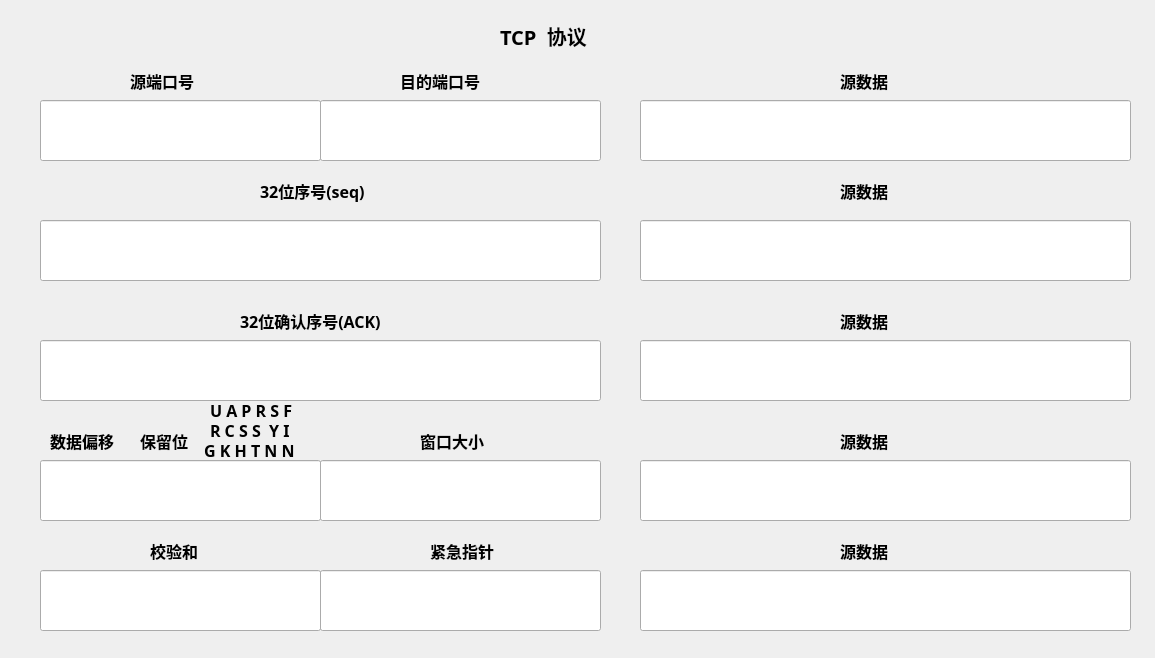
<?xml version="1.0" encoding="UTF-8"?>
<ui version="4.0">
 <class>tcp</class>
 <widget class="QWidget" name="tcp">
  <property name="geometry">
   <rect>
    <x>0</x>
    <y>0</y>
    <width>1155</width>
    <height>658</height>
   </rect>
  </property>
  <property name="windowTitle">
   <string>Form</string>
  </property>
  <widget class="QLabel" name="label">
   <property name="geometry">
    <rect>
     <x>500</x>
     <y>0</y>
     <width>131</width>
     <height>71</height>
    </rect>
   </property>
   <property name="font">
    <font>
     <family>Microsoft YaHei</family>
     <pointsize>15</pointsize>
     <weight>75</weight>
     <bold>true</bold>
    </font>
   </property>
   <property name="text">
    <string>TCP  协议</string>
   </property>
  </widget>
  <widget class="QLineEdit" name="sport">
   <property name="geometry">
    <rect>
     <x>40</x>
     <y>100</y>
     <width>281</width>
     <height>61</height>
    </rect>
   </property>
   <property name="font">
    <font>
     <family>Microsoft YaHei</family>
     <pointsize>16</pointsize>
     <weight>50</weight>
     <bold>false</bold>
    </font>
   </property>
   <property name="focusPolicy">
    <enum>Qt::NoFocus</enum>
   </property>
   <property name="alignment">
    <set>Qt::AlignCenter</set>
   </property>
   <property name="readOnly">
    <bool>true</bool>
   </property>
  </widget>
  <widget class="QLineEdit" name="dport">
   <property name="geometry">
    <rect>
     <x>320</x>
     <y>100</y>
     <width>281</width>
     <height>61</height>
    </rect>
   </property>
   <property name="font">
    <font>
     <family>Microsoft YaHei</family>
     <pointsize>16</pointsize>
     <weight>50</weight>
     <bold>false</bold>
    </font>
   </property>
   <property name="focusPolicy">
    <enum>Qt::NoFocus</enum>
   </property>
   <property name="alignment">
    <set>Qt::AlignCenter</set>
   </property>
   <property name="readOnly">
    <bool>true</bool>
   </property>
  </widget>
  <widget class="QLineEdit" name="seqNum">
   <property name="geometry">
    <rect>
     <x>40</x>
     <y>220</y>
     <width>561</width>
     <height>61</height>
    </rect>
   </property>
   <property name="font">
    <font>
     <family>Microsoft YaHei</family>
     <pointsize>16</pointsize>
     <weight>50</weight>
     <bold>false</bold>
    </font>
   </property>
   <property name="focusPolicy">
    <enum>Qt::NoFocus</enum>
   </property>
   <property name="alignment">
    <set>Qt::AlignCenter</set>
   </property>
   <property name="readOnly">
    <bool>true</bool>
   </property>
  </widget>
  <widget class="QLineEdit" name="ackNum">
   <property name="geometry">
    <rect>
     <x>40</x>
     <y>340</y>
     <width>561</width>
     <height>61</height>
    </rect>
   </property>
   <property name="font">
    <font>
     <family>Microsoft YaHei</family>
     <pointsize>16</pointsize>
     <weight>50</weight>
     <bold>false</bold>
    </font>
   </property>
   <property name="focusPolicy">
    <enum>Qt::NoFocus</enum>
   </property>
   <property name="alignment">
    <set>Qt::AlignCenter</set>
   </property>
   <property name="readOnly">
    <bool>true</bool>
   </property>
  </widget>
  <widget class="QLineEdit" name="off_res_flag">
   <property name="geometry">
    <rect>
     <x>40</x>
     <y>460</y>
     <width>281</width>
     <height>61</height>
    </rect>
   </property>
   <property name="font">
    <font>
     <family>Microsoft YaHei</family>
     <pointsize>16</pointsize>
     <weight>50</weight>
     <bold>false</bold>
    </font>
   </property>
   <property name="focusPolicy">
    <enum>Qt::NoFocus</enum>
   </property>
   <property name="alignment">
    <set>Qt::AlignCenter</set>
   </property>
   <property name="readOnly">
    <bool>true</bool>
   </property>
  </widget>
  <widget class="QLineEdit" name="winSize">
   <property name="geometry">
    <rect>
     <x>320</x>
     <y>460</y>
     <width>281</width>
     <height>61</height>
    </rect>
   </property>
   <property name="font">
    <font>
     <family>Microsoft YaHei</family>
     <pointsize>16</pointsize>
     <weight>50</weight>
     <bold>false</bold>
    </font>
   </property>
   <property name="focusPolicy">
    <enum>Qt::NoFocus</enum>
   </property>
   <property name="alignment">
    <set>Qt::AlignCenter</set>
   </property>
   <property name="readOnly">
    <bool>true</bool>
   </property>
  </widget>
  <widget class="QLineEdit" name="checkSum">
   <property name="geometry">
    <rect>
     <x>40</x>
     <y>570</y>
     <width>281</width>
     <height>61</height>
    </rect>
   </property>
   <property name="font">
    <font>
     <family>Microsoft YaHei</family>
     <pointsize>16</pointsize>
     <weight>50</weight>
     <bold>false</bold>
    </font>
   </property>
   <property name="focusPolicy">
    <enum>Qt::NoFocus</enum>
   </property>
   <property name="alignment">
    <set>Qt::AlignCenter</set>
   </property>
   <property name="readOnly">
    <bool>true</bool>
   </property>
  </widget>
  <widget class="QLineEdit" name="urgentPoint">
   <property name="geometry">
    <rect>
     <x>320</x>
     <y>570</y>
     <width>281</width>
     <height>61</height>
    </rect>
   </property>
   <property name="font">
    <font>
     <family>Microsoft YaHei</family>
     <pointsize>16</pointsize>
     <weight>50</weight>
     <bold>false</bold>
    </font>
   </property>
   <property name="focusPolicy">
    <enum>Qt::NoFocus</enum>
   </property>
   <property name="alignment">
    <set>Qt::AlignCenter</set>
   </property>
   <property name="readOnly">
    <bool>true</bool>
   </property>
  </widget>
  <widget class="QLabel" name="label_2">
   <property name="geometry">
    <rect>
     <x>130</x>
     <y>60</y>
     <width>91</width>
     <height>41</height>
    </rect>
   </property>
   <property name="font">
    <font>
     <family>Microsoft YaHei</family>
     <pointsize>12</pointsize>
     <weight>75</weight>
     <bold>true</bold>
    </font>
   </property>
   <property name="text">
    <string>源端口号</string>
   </property>
  </widget>
  <widget class="QLabel" name="label_3">
   <property name="geometry">
    <rect>
     <x>400</x>
     <y>60</y>
     <width>111</width>
     <height>41</height>
    </rect>
   </property>
   <property name="font">
    <font>
     <family>Microsoft YaHei</family>
     <pointsize>12</pointsize>
     <weight>75</weight>
     <bold>true</bold>
    </font>
   </property>
   <property name="text">
    <string>目的端口号</string>
   </property>
  </widget>
  <widget class="QLabel" name="label_4">
   <property name="geometry">
    <rect>
     <x>260</x>
     <y>170</y>
     <width>141</width>
     <height>41</height>
    </rect>
   </property>
   <property name="font">
    <font>
     <family>Microsoft YaHei</family>
     <pointsize>12</pointsize>
     <weight>75</weight>
     <bold>true</bold>
    </font>
   </property>
   <property name="text">
    <string>32位序号(seq)</string>
   </property>
  </widget>
  <widget class="QLabel" name="label_5">
   <property name="geometry">
    <rect>
     <x>240</x>
     <y>300</y>
     <width>181</width>
     <height>41</height>
    </rect>
   </property>
   <property name="font">
    <font>
     <family>Microsoft YaHei</family>
     <pointsize>12</pointsize>
     <weight>75</weight>
     <bold>true</bold>
    </font>
   </property>
   <property name="text">
    <string>32位确认序号(ACK)</string>
   </property>
  </widget>
  <widget class="QLabel" name="label_6">
   <property name="geometry">
    <rect>
     <x>50</x>
     <y>420</y>
     <width>91</width>
     <height>41</height>
    </rect>
   </property>
   <property name="font">
    <font>
     <family>Microsoft YaHei</family>
     <pointsize>12</pointsize>
     <weight>75</weight>
     <bold>true</bold>
    </font>
   </property>
   <property name="text">
    <string>数据偏移</string>
   </property>
  </widget>
  <widget class="QLabel" name="label_7">
   <property name="geometry">
    <rect>
     <x>140</x>
     <y>420</y>
     <width>61</width>
     <height>41</height>
    </rect>
   </property>
   <property name="font">
    <font>
     <family>Microsoft YaHei</family>
     <pointsize>12</pointsize>
     <weight>75</weight>
     <bold>true</bold>
    </font>
   </property>
   <property name="text">
    <string>保留位</string>
   </property>
  </widget>
  <widget class="QLabel" name="label_8">
   <property name="geometry">
    <rect>
     <x>210</x>
     <y>390</y>
     <width>121</width>
     <height>41</height>
    </rect>
   </property>
   <property name="font">
    <font>
     <family>Microsoft YaHei</family>
     <pointsize>12</pointsize>
     <weight>75</weight>
     <bold>true</bold>
    </font>
   </property>
   <property name="text">
    <string>U A P R S F</string>
   </property>
  </widget>
  <widget class="QLabel" name="label_9">
   <property name="geometry">
    <rect>
     <x>210</x>
     <y>410</y>
     <width>121</width>
     <height>41</height>
    </rect>
   </property>
   <property name="font">
    <font>
     <family>Microsoft YaHei</family>
     <pointsize>12</pointsize>
     <weight>75</weight>
     <bold>true</bold>
    </font>
   </property>
   <property name="text">
    <string>R C S S  Y I </string>
   </property>
  </widget>
  <widget class="QLabel" name="label_10">
   <property name="geometry">
    <rect>
     <x>200</x>
     <y>430</y>
     <width>131</width>
     <height>41</height>
    </rect>
   </property>
   <property name="font">
    <font>
     <family>Microsoft YaHei</family>
     <pointsize>12</pointsize>
     <weight>75</weight>
     <bold>true</bold>
    </font>
   </property>
   <property name="text">
    <string> G K H T N N </string>
   </property>
  </widget>
  <widget class="QLabel" name="label_11">
   <property name="geometry">
    <rect>
     <x>420</x>
     <y>420</y>
     <width>91</width>
     <height>41</height>
    </rect>
   </property>
   <property name="font">
    <font>
     <family>Microsoft YaHei</family>
     <pointsize>12</pointsize>
     <weight>75</weight>
     <bold>true</bold>
    </font>
   </property>
   <property name="text">
    <string>窗口大小</string>
   </property>
  </widget>
  <widget class="QLabel" name="label_12">
   <property name="geometry">
    <rect>
     <x>150</x>
     <y>530</y>
     <width>91</width>
     <height>41</height>
    </rect>
   </property>
   <property name="font">
    <font>
     <family>Microsoft YaHei</family>
     <pointsize>12</pointsize>
     <weight>75</weight>
     <bold>true</bold>
    </font>
   </property>
   <property name="text">
    <string>校验和</string>
   </property>
  </widget>
  <widget class="QLabel" name="label_13">
   <property name="geometry">
    <rect>
     <x>430</x>
     <y>530</y>
     <width>91</width>
     <height>41</height>
    </rect>
   </property>
   <property name="font">
    <font>
     <family>Microsoft YaHei</family>
     <pointsize>12</pointsize>
     <weight>75</weight>
     <bold>true</bold>
    </font>
   </property>
   <property name="text">
    <string>紧急指针</string>
   </property>
  </widget>
  <widget class="QLineEdit" name="data1">
   <property name="geometry">
    <rect>
     <x>640</x>
     <y>100</y>
     <width>491</width>
     <height>61</height>
    </rect>
   </property>
   <property name="font">
    <font>
     <family>Microsoft YaHei</family>
     <pointsize>16</pointsize>
     <weight>50</weight>
     <bold>false</bold>
    </font>
   </property>
   <property name="focusPolicy">
    <enum>Qt::NoFocus</enum>
   </property>
   <property name="alignment">
    <set>Qt::AlignCenter</set>
   </property>
   <property name="readOnly">
    <bool>true</bool>
   </property>
  </widget>
  <widget class="QLineEdit" name="data2">
   <property name="geometry">
    <rect>
     <x>640</x>
     <y>220</y>
     <width>491</width>
     <height>61</height>
    </rect>
   </property>
   <property name="font">
    <font>
     <family>Microsoft YaHei</family>
     <pointsize>16</pointsize>
     <weight>50</weight>
     <bold>false</bold>
    </font>
   </property>
   <property name="focusPolicy">
    <enum>Qt::NoFocus</enum>
   </property>
   <property name="alignment">
    <set>Qt::AlignCenter</set>
   </property>
   <property name="readOnly">
    <bool>true</bool>
   </property>
  </widget>
  <widget class="QLineEdit" name="data3">
   <property name="geometry">
    <rect>
     <x>640</x>
     <y>340</y>
     <width>491</width>
     <height>61</height>
    </rect>
   </property>
   <property name="font">
    <font>
     <family>Microsoft YaHei</family>
     <pointsize>16</pointsize>
     <weight>50</weight>
     <bold>false</bold>
    </font>
   </property>
   <property name="focusPolicy">
    <enum>Qt::NoFocus</enum>
   </property>
   <property name="alignment">
    <set>Qt::AlignCenter</set>
   </property>
   <property name="readOnly">
    <bool>true</bool>
   </property>
  </widget>
  <widget class="QLineEdit" name="data4">
   <property name="geometry">
    <rect>
     <x>640</x>
     <y>460</y>
     <width>491</width>
     <height>61</height>
    </rect>
   </property>
   <property name="font">
    <font>
     <family>Microsoft YaHei</family>
     <pointsize>16</pointsize>
     <weight>50</weight>
     <bold>false</bold>
    </font>
   </property>
   <property name="focusPolicy">
    <enum>Qt::NoFocus</enum>
   </property>
   <property name="alignment">
    <set>Qt::AlignCenter</set>
   </property>
   <property name="readOnly">
    <bool>true</bool>
   </property>
  </widget>
  <widget class="QLabel" name="label_14">
   <property name="geometry">
    <rect>
     <x>840</x>
     <y>60</y>
     <width>111</width>
     <height>41</height>
    </rect>
   </property>
   <property name="font">
    <font>
     <family>Microsoft YaHei</family>
     <pointsize>12</pointsize>
     <weight>75</weight>
     <bold>true</bold>
    </font>
   </property>
   <property name="text">
    <string>源数据</string>
   </property>
  </widget>
  <widget class="QLineEdit" name="data5">
   <property name="geometry">
    <rect>
     <x>640</x>
     <y>570</y>
     <width>491</width>
     <height>61</height>
    </rect>
   </property>
   <property name="font">
    <font>
     <family>Microsoft YaHei</family>
     <pointsize>16</pointsize>
     <weight>50</weight>
     <bold>false</bold>
    </font>
   </property>
   <property name="focusPolicy">
    <enum>Qt::NoFocus</enum>
   </property>
   <property name="alignment">
    <set>Qt::AlignCenter</set>
   </property>
   <property name="readOnly">
    <bool>true</bool>
   </property>
  </widget>
  <widget class="QLabel" name="label_15">
   <property name="geometry">
    <rect>
     <x>840</x>
     <y>170</y>
     <width>111</width>
     <height>41</height>
    </rect>
   </property>
   <property name="font">
    <font>
     <family>Microsoft YaHei</family>
     <pointsize>12</pointsize>
     <weight>75</weight>
     <bold>true</bold>
    </font>
   </property>
   <property name="text">
    <string>源数据</string>
   </property>
  </widget>
  <widget class="QLabel" name="label_16">
   <property name="geometry">
    <rect>
     <x>840</x>
     <y>300</y>
     <width>111</width>
     <height>41</height>
    </rect>
   </property>
   <property name="font">
    <font>
     <family>Microsoft YaHei</family>
     <pointsize>12</pointsize>
     <weight>75</weight>
     <bold>true</bold>
    </font>
   </property>
   <property name="text">
    <string>源数据</string>
   </property>
  </widget>
  <widget class="QLabel" name="label_17">
   <property name="geometry">
    <rect>
     <x>840</x>
     <y>420</y>
     <width>111</width>
     <height>41</height>
    </rect>
   </property>
   <property name="font">
    <font>
     <family>Microsoft YaHei</family>
     <pointsize>12</pointsize>
     <weight>75</weight>
     <bold>true</bold>
    </font>
   </property>
   <property name="text">
    <string>源数据</string>
   </property>
  </widget>
  <widget class="QLabel" name="label_18">
   <property name="geometry">
    <rect>
     <x>840</x>
     <y>530</y>
     <width>111</width>
     <height>41</height>
    </rect>
   </property>
   <property name="font">
    <font>
     <family>Microsoft YaHei</family>
     <pointsize>12</pointsize>
     <weight>75</weight>
     <bold>true</bold>
    </font>
   </property>
   <property name="text">
    <string>源数据</string>
   </property>
  </widget>
 </widget>
 <resources/>
 <connections/>
</ui>
